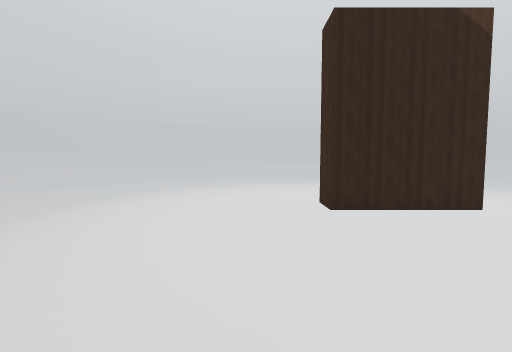
[1] (above)

18 first-person views from a walk through a 3-D level made in the Unity game engine. The camera is 1.3 m above the floor, tilts 4° down and sees 85° across. The floor is counted in squares, 1 m on a side. Each view is taken from the middle of a square. On the plan, view 1 faces up. The plan holds only what a view shows up to about 13 squares ahead; the rest is blank.

[2]
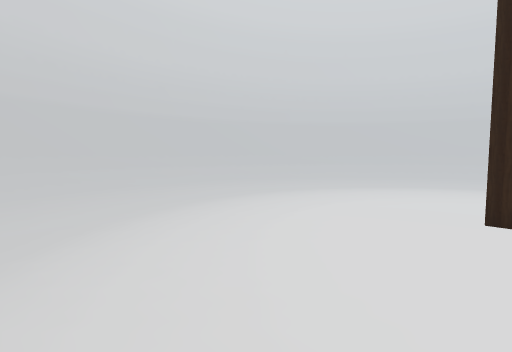

[3]
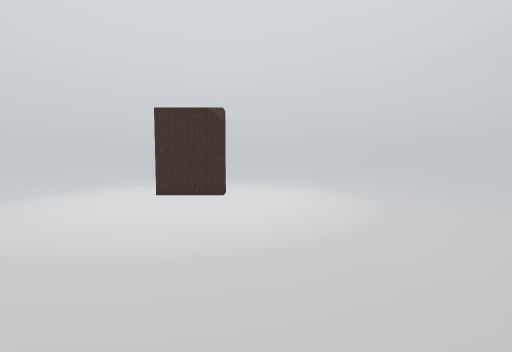

[4]
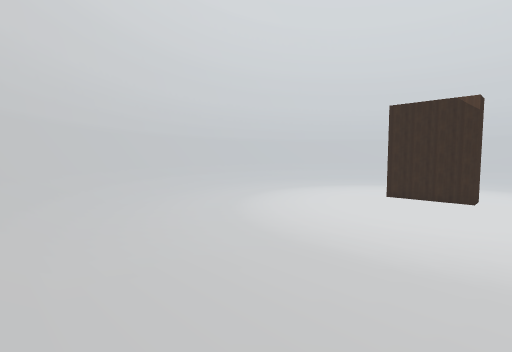

[5]
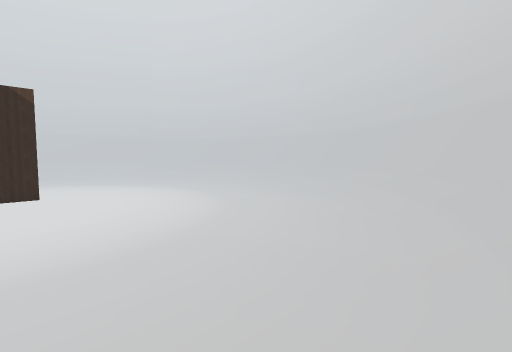

[6]
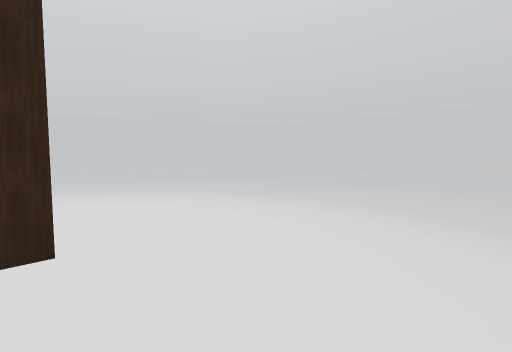

[7]
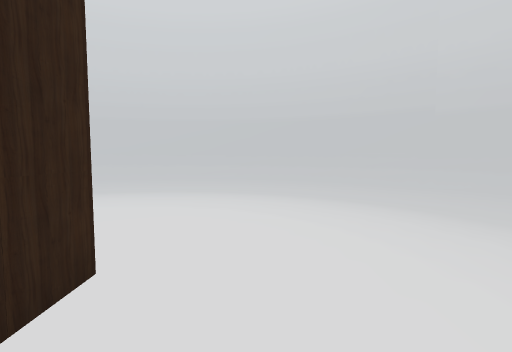

[8]
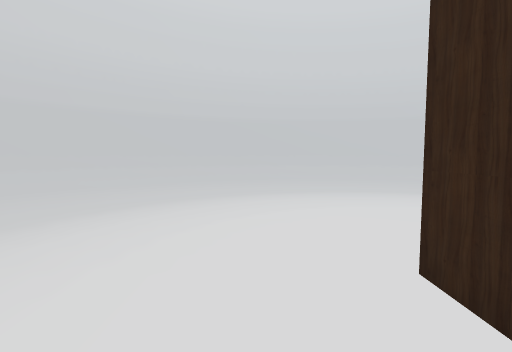

[9]
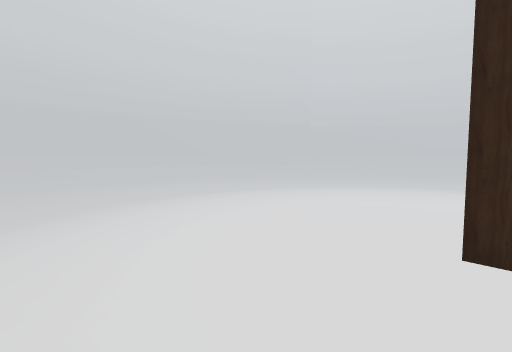

[10]
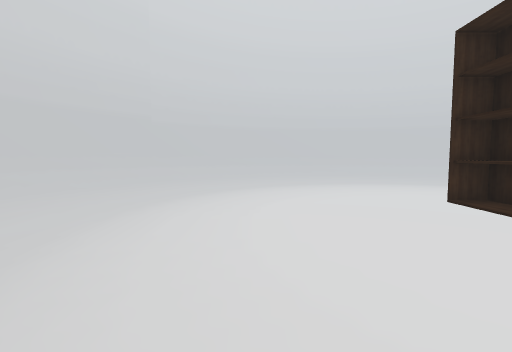

[11]
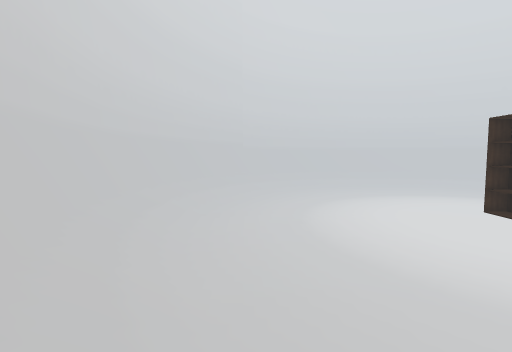

[12]
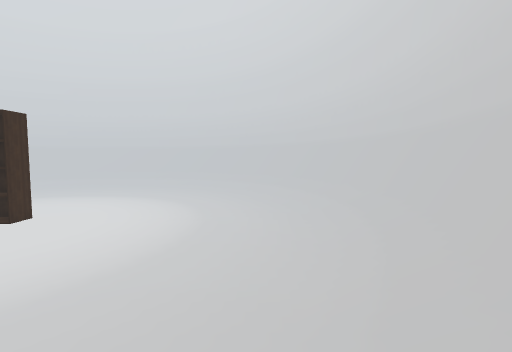

[13]
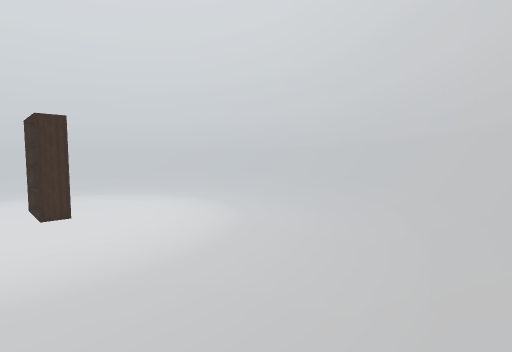

[14]
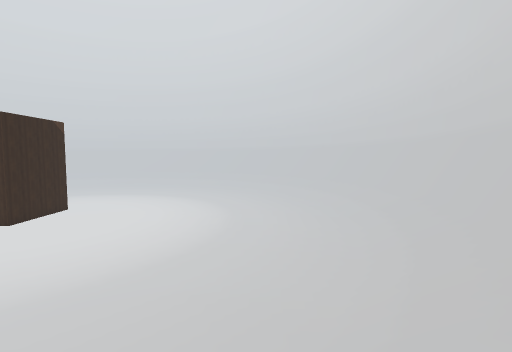

[15]
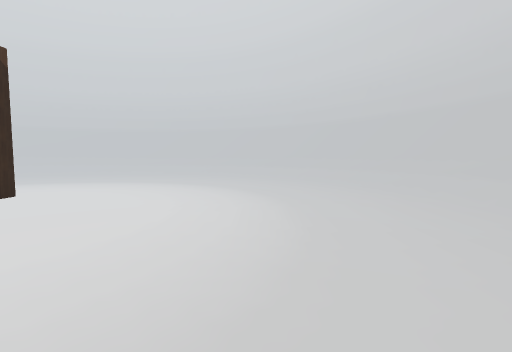

[16]
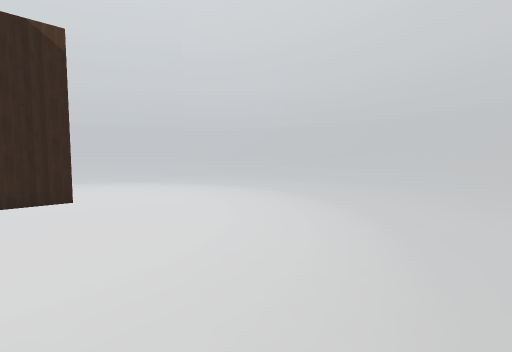

[17]
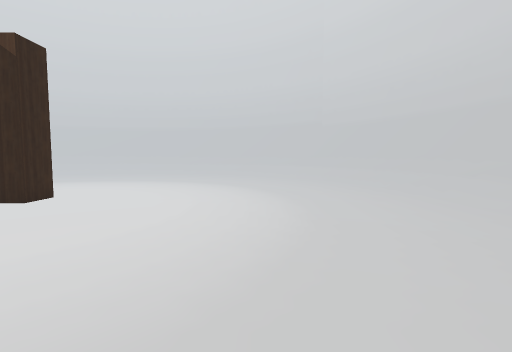

[18]
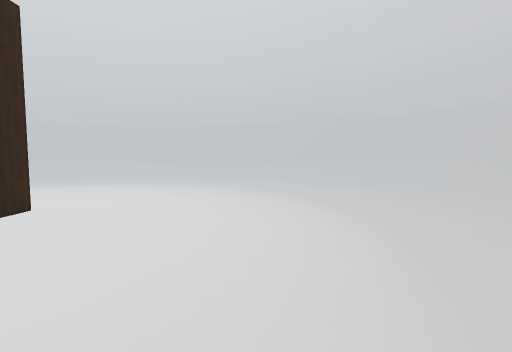

### Floor plan
Key: @ floor where view 1 was taken; # wall or solid block; . main floor; : floor 0.25 m higher than the main floor; / step, stairs or slope; = window, fence, low wall or low ledge; O other object.
Columns run from 12 left of view 1 to 18 right of it. Each row starts with its distance up from view 1.
 21           #########
 20         ####/////// ####
 19         #/////////////##
 18         /////::::://////
 17     ##////:.........:////###
 16    ##////.............:///##
 15   ##///:................///##
 14   ##//:..................///##
 13  ##///...................://##
 12  ##//.....................///##
 11 ##///......................//##
 10 ##//:......................///#
  9 #=//.......................://#
  8 #///.......................://#
  7 #//:........................//#
  6 #//:..........OOO...........//#
  5 #//:........................//#
  4 #///.......................://#
  3 #=//.......................://#
  2 ##//:......................///#
  1 ##///......................//##
  0  ##//.......@.............///##
 -1  ##///...................://##
 -2   ##//:..................///#
 -3   ##///:................///##
 -4    ##////.............:///##
 -5     ##////:.........:////###
 -6      ###/////::::://////##
 -7        ##/////////////###
 -8         ####///////=###
 -9           ###########

Where each view was taken, in squares from view 1:
view 1: 0 up, 0 right, facing up
view 2: 0 up, 2 right, facing up-left
view 3: 7 down, 6 right, facing up
view 4: 7 down, 6 right, facing up-left
view 5: 7 down, 3 right, facing up-right
view 6: 2 up, 4 right, facing up-right
view 7: 4 up, 6 right, facing up
view 8: 4 up, 0 right, facing up
view 9: 6 up, 2 left, facing up-right
view 10: 11 up, 2 left, facing right
view 11: 16 up, 7 left, facing right
view 12: 16 up, 7 left, facing down
view 13: 8 up, 11 left, facing down-right
view 14: 3 down, 8 left, facing right
view 15: 1 down, 3 left, facing right
view 16: 2 down, 3 right, facing up-right
view 17: 1 down, 10 right, facing up
view 18: 1 up, 9 right, facing up
